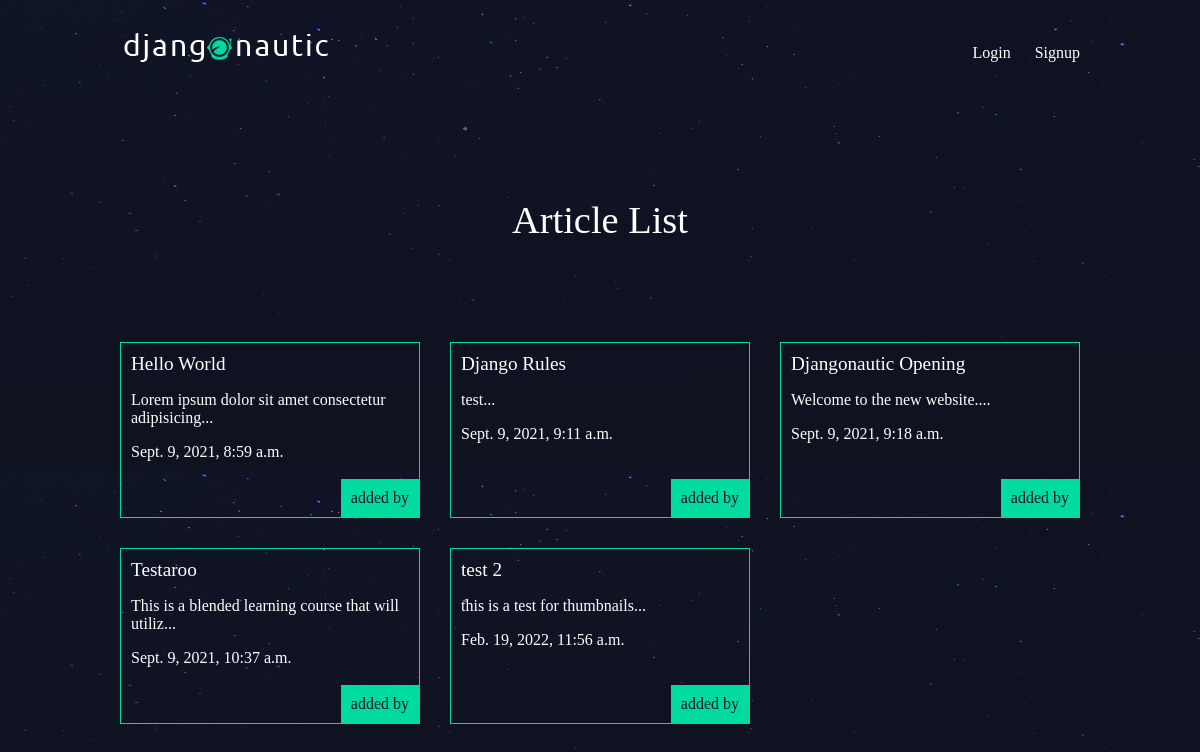
/, run on an earlier commit of the app's database.
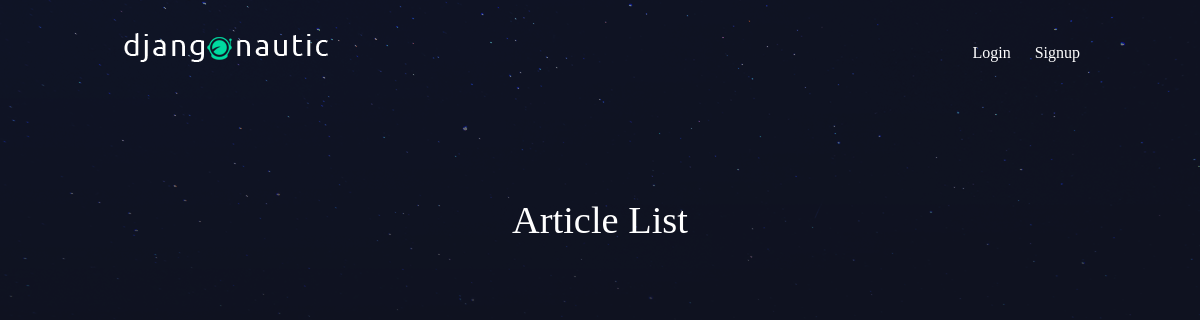
And on a later commit of the database.
### articles/models.py (models this page shows, shortened)
class Article(models.Model):
    title = models.CharField(max_length=100)
    slug = models.SlugField()
    body = models.TextField()
    date = models.DateTimeField(auto_now_add=True)
    thumb = models.ImageField(default='default.png', blank=True)
    author = models.ForeignKey(User, default=None, on_delete=models.CASCADE)
    def snippet(self):
        return f"{self.body[:50]}..."

### articles/views.py (the view)
# urls.py: path('', views.articles_list, name="list"),
def articles_list(request):
    articles = Article.objects.all().order_by('date')
    return render(request, 'articles/article_list.html', {'articles': articles})

### articles/templates/articles/article_list.html
{% extends 'base_layout.html' %}
{% block content %}
<h1 id="title">Article List</h1>
<div class="articles">
    {% for article in articles %}
        <div class="article">
            <h2><a href="{% url 'articles:detail' slug=article.slug %}">{{ article.title }}</a></h2>
            <p>{{ article.snippet }}</p>
            <p>{{ article.date }}</p>
            <p class="author">added by {{ article.author.username }}</p>
       </div>
    {% endfor %}
<div>
{% endblock content %}

What changed in the data, as far as the page shows it:
removed Article: title "Hello World", snippet "Lorem ipsum dolor sit amet consectetur adipisicing...", date "Sept. 9, 2021, 8:59 a.m."
removed Article: title "Django Rules", snippet "test...", date "Sept. 9, 2021, 9:11 a.m."
removed Article: title "Djangonautic Opening", snippet "Welcome to the new website....", date "Sept. 9, 2021, 9:18 a.m."
removed Article: title "Testaroo", snippet "This is a blended learning course that will utiliz...", date "Sept. 9, 2021, 10:37 a.m."
removed Article: title "test 2", snippet "this is a test for thumbnails...", date "Feb. 19, 2022, 11:56 a.m."
